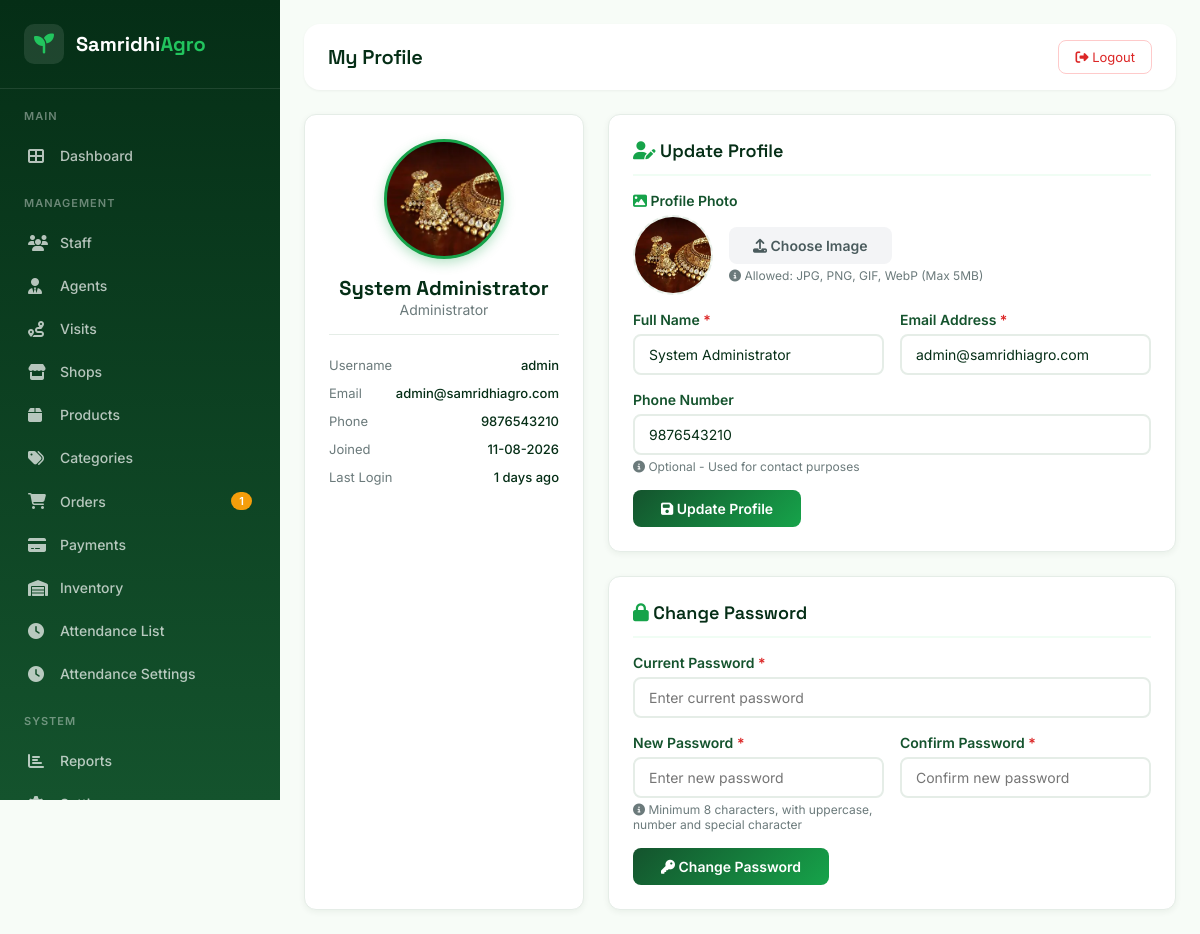
Screenshot of /admin/profile.php (signed in) with the database file from the repository.
### tables this page shows
CREATE TABLE `users` (
  `id` int(11) NOT NULL,
  `username` varchar(50) NOT NULL,
  `email` varchar(100) NOT NULL,
  `password_hash` varchar(255) NOT NULL,
  `full_name` varchar(100) NOT NULL,
  `phone` varchar(20) DEFAULT NULL,
  `avatar` varchar(255) DEFAULT NULL,
  `role` enum('admin','staff','agent','shop') NOT NULL DEFAULT 'staff',
  `status` enum('active','inactive','suspended') NOT NULL DEFAULT 'active',
  `last_login` datetime DEFAULT NULL,
  `last_ip` varchar(45) DEFAULT NULL,
  `created_at` datetime NOT NULL DEFAULT current_timestamp(),
  `updated_at` datetime NOT NULL DEFAULT current_timestamp() ON UPDATE current_timestamp()
);

### config/database.php (called while the page is built, shortened)
<?php
class Database {
    private static $instance = null;
    private $connection;
    private function __construct() {
        try {
            $dsn = "mysql:host=" . DB_HOST . ";dbname=" . DB_NAME . ";charset=" . DB_CHARSET;
            $options = [
                PDO::ATTR_ERRMODE => PDO::ERRMODE_EXCEPTION,
                PDO::ATTR_DEFAULT_FETCH_MODE => PDO::FETCH_ASSOC,
                PDO::ATTR_EMULATE_PREPARES => false,
                PDO::ATTR_PERSISTENT => false,
                PDO::MYSQL_ATTR_INIT_COMMAND => "SET NAMES utf8mb4",
                PDO::MYSQL_ATTR_USE_BUFFERED_QUERY => true,
            ];
            $this->connection = new PDO($dsn, DB_USER, DB_PASS, $options);
        } catch (PDOException $e) {
            error_log("Database Connection Error: " . $e->getMessage());
            die("
                <!DOCTYPE html>
                <html>
                <head>
                    <title>Database Connection Error</title>
                    <style>
                        body { font-family: Arial, sans-serif; background: #f8f9fa; display: flex; justify-content: center; align-items: center; height: 100vh; margin: 0; }
                        .error-box { background: white; padding: 40px; border-radius: 8px; box-shadow: 0 2px 10px rgba(0,0,0,0.1); max-width: 500px; text-align: center; }
                        h1 { color: #dc3545; margin-bottom: 10px; }
                        p { color: #6c757d; line-height: 1.6; }
                        .icon { font-size: 48px; margin-bottom: 20px; }
                    </style>
                </head>
                <body>
                    <div class='error-box'>
                        <div class='icon'>🔌</div>
                        <h1>Database Connection Failed</h1>
                        <p>Unable to connect to the database. Please check your configuration and ensure the database service is running.</p>
                        <p style='font-size: 12px; color: #999;'>Error: " . htmlspecialchars($e->getMessage()) . "</p>
                    </div>
                </body>
                </html>
            ");
        }
    }
    public static function getInstance() {
        if (self::$instance === null) {
            self::$instance = new self();
        }
        return self::$instance;
    }
    public function query($sql, $params = []) {
        $stmt = $this->connection->prepare($sql);
        $stmt->execute($params);
        return $stmt;
    }
    public function fetchOne($sql, $params = []) {
        $stmt = $this->query($sql, $params);
        return $stmt->fetch();
    }
}
function getDB() {
    return Database::getInstance();
}

### config/functions.php (called while the page is built, shortened)
<?php
function escapeHtml($string)
{
    return htmlspecialchars((string)$string, ENT_QUOTES | ENT_HTML5, 'UTF-8');
}
function formatDate($date, $format = DATE_FORMAT)
{
    $timestamp = is_numeric($date) ? $date : strtotime($date);
    return date($format, $timestamp);
}
function timeAgo($datetime)
{
    $timestamp = is_numeric($datetime) ? $datetime : strtotime($datetime);
    $diff = time() - $timestamp;
    if ($diff < 60) {
        return $diff . ' seconds ago';
    } elseif ($diff < 3600) {
        return floor($diff / 60) . ' minutes ago';
    } elseif ($diff < 86400) {
        return floor($diff / 3600) . ' hours ago';
    } elseif ($diff < 604800) {
        return floor($diff / 86400) . ' days ago';
    } elseif ($diff < 2592000) {
        return floor($diff / 604800) . ' weeks ago';
    } elseif ($diff < 31536000) {
        return floor($diff / 2592000) . ' months ago';
    } else {
        return floor($diff / 31536000) . ' years ago';
    }
}
function getCurrentUser()
{
    $db = getDB();
    $sql = "SELECT * FROM users WHERE id = ?";
    return $db->fetchOne($sql, [$_SESSION['user_id']]);
}

### admin/profile.php (the view, shortened to what this page needs)
<?php
require_once '../includes/admin_header.php';
$db = getDB();
$sql = "SELECT * FROM users WHERE id = ?";
$userData = $db->fetchOne($sql, [$_SESSION['user_id']]);
$errors = [];
?>
<div class="profile-container">
    <div class="profile-sidebar">
        <div class="profile-avatar-wrapper">
            <div class="profile-avatar">
                <?php if (!empty($userData['avatar']) && file_exists('../uploads/avatars/' . $userData['avatar'])): ?>
                    <img src="../uploads/avatars/<?php echo escapeHtml($userData['avatar']); ?>" alt="<?php echo escapeHtml($userData['full_name'] ?? 'Admin'); ?>">
                <?php else: ?>
                    <span class="avatar-text"><?php echo strtoupper(substr($userData['full_name'] ?? 'A', 0, 2)); ?></span>
                <?php endif; ?>
            </div>
        </div>
        <div class="profile-name"><?php echo escapeHtml($userData['full_name'] ?? 'Admin'); ?></div>
        <div class="profile-role">Administrator</div>
        <div class="profile-meta">
            <div class="meta-item">
                <span class="label">Username</span>
                <span class="value"><?php echo escapeHtml($userData['username'] ?? ''); ?></span>
            </div>
            <div class="meta-item">
                <span class="label">Email</span>
                <span class="value"><?php echo escapeHtml($userData['email'] ?? ''); ?></span>
            </div>
            <div class="meta-item">
                <span class="label">Phone</span>
                <span class="value"><?php echo !empty($userData['phone']) ? escapeHtml($userData['phone']) : 'Not provided'; ?></span>
            </div>
            <div class="meta-item">
                <span class="label">Joined</span>
                <span class="value"><?php echo formatDate($userData['created_at'] ?? date('Y-m-d')); ?></span>
            </div>
            <div class="meta-item">
                <span class="label">Last Login</span>
                <span class="value">
                    <?php if (!empty($userData['last_login'])): ?>
                        <?php echo timeAgo($userData['last_login']); ?>
                    <?php else: ?>
                        Never
                    <?php endif; ?>
                </span>
            </div>
        </div>
    </div>
    <div class="profile-content">
        <div class="profile-card">
            <div class="card-title">
                <i class="fas fa-user-edit" style="color: #16A34A;"></i>
                Update Profile
            </div>
            <form method="POST" action="" enctype="multipart/form-data">
                <div class="form-group">
                    <label class="form-label">
                        <i class="fas fa-image" style="color: #16A34A;"></i>
                        Profile Photo
                    </label>
                    <div class="avatar-preview-wrap">
                        <div class="preview-box" id="avatarPreview">
                            <?php if (!empty($userData['avatar']) && file_exists('../uploads/avatars/' . $userData['avatar'])): ?>
                                <img src="../uploads/avatars/<?php echo escapeHtml($userData['avatar']); ?>" alt="Avatar">
                            <?php else: ?>
                                <i class="fas fa-user placeholder-icon"></i>
                            <?php endif; ?>
                        </div>
                        <div>
                            <button type="button" class="btn-secondary" onclick="document.getElementById('avatarInputForm').click()">
                                <i class="fas fa-upload"></i> Choose Image
                            </button>
                            <div class="form-hint" style="margin-top: 4px;">
                                <i class="fas fa-info-circle"></i>
                                Allowed: JPG, PNG, GIF, WebP (Max 5MB)
                            </div>
                        </div>
                    </div>
                </div>
                <div class="form-row">
                    <div class="form-group">
                        <label class="form-label" for="full_name">Full Name <span style="color: #DC2626;">*</span></label>
                        <input
                            type="text"
                            id="full_name"
                            name="full_name"
                            class="form-input <?php echo isset($errors['full_name']) ? 'error' : ''; ?>"
                            value="<?php echo escapeHtml($userData['full_name'] ?? ''); ?>"
                            required
                        >
                    </div>
                    <div class="form-group">
                        <label class="form-label" for="email">Email Address <span style="color: #DC2626;">*</span></label>
                        <input
                            type="email"
                            id="email"
                            name="email"
                            class="form-input <?php echo isset($errors['email']) ? 'error' : ''; ?>"
                            value="<?php echo escapeHtml($userData['email'] ?? ''); ?>"
                            required
                        >
                    </div>
                </div>
                <div class="form-group">
                    <label class="form-label" for="phone">Phone Number</label>
                    <input
                        type="tel"
                        id="phone"
                        name="phone"
                        class="form-input <?php echo isset($errors['phone']) ? 'error' : ''; ?>"
                        value="<?php echo escapeHtml($userData['phone'] ?? ''); ?>"
                        placeholder="Enter 10-digit phone number"
                    >
                    <div class="form-hint">
                        <i class="fas fa-info-circle"></i> Optional - Used for contact purposes
                    </div>
                </div>
                <button type="submit" class="btn-primary">
                    <i class="fas fa-save"></i> Update Profile
                </button>
            </form>
        </div>
        <div class="profile-card">
            <div class="card-title">
                <i class="fas fa-lock" style="color: #16A34A;"></i>
                Change Password
            </div>
            <form method="POST" action="">
                <div class="form-group">
                    <label class="form-label" for="current_password">Current Password <span style="color: #DC2626;">*</span></label>
                    <input
                        type="password"
                        id="current_password"
                        name="current_password"
                        class="form-input <?php echo isset($errors['current_password']) ? 'error' : ''; ?>"
                        placeholder="Enter current password"
                        required
                    >
                </div>
                <div class="form-row">
                    <div class="form-group">
                        <label class="form-label" for="new_password">New Password <span style="color: #DC2626;">*</span></label>
                        <input
                            type="password"
                            id="new_password"
                            name="new_password"
                            class="form-input <?php echo isset($errors['new_password']) ? 'error' : ''; ?>"
                            placeholder="Enter new password"
                            required
                        >
                        <div class="form-hint">
                            <i class="fas fa-info-circle"></i>
                            Minimum <?php echo PASSWORD_MIN_LENGTH; ?> characters, with uppercase, number and special character
                        </div>
                    </div>
                    <div class="form-group">
                        <label class="form-label" for="confirm_password">Confirm Password <span style="color: #DC2626;">*</span></label>
                        <input
                            type="password"
                            id="confirm_password"
                            name="confirm_password"
                            class="form-input <?php echo isset($errors['confirm_password']) ? 'error' : ''; ?>"
                            placeholder="Confirm new password"
                            required
                        >
                    </div>
                </div>
                <button type="submit" class="btn-primary">
                    <i class="fas fa-key"></i> Change Password
                </button>
            </form>
        </div>
    </div>
</div>
<?php require_once '../includes/admin_footer.php'; ?>

### rows the page displays
users: avatar (picture), full_name "System Administrator", username "admin", email "admin@samridhiagro.com", phone "9876543210", last_login "1 days ago"

### other values shown
$pendingOrders "1"
escapeHtml($pageTitle) "My Profile"
PASSWORD_MIN_LENGTH "8"
